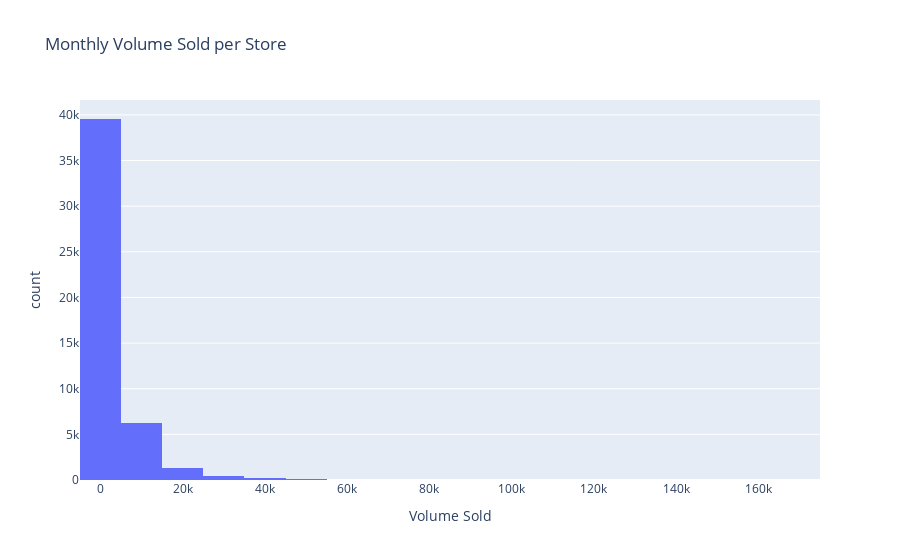

The cell this chart's notebook holds for it:
### Code cell
fig = px.histogram(store_nu_q_g.sum().reset_index(), 
                   x='Volume Sold', nbins=30, title='Monthly Volume Sold per Store')
fig

### Figure 1 — Plotly figure (JSON) as saved in the notebook; plotly's stock layout.template omitted (floating-point values rounded to 4 significant figures; data arrays with more than 128 entries replaced by an {"elided": "..."} marker saying what was removed)
{"data": [{"alignmentgroup": "True", "bingroup": "x", "hovertemplate": "Volume Sold=%{x}<br>count=%{y}<extra></extra>", "legendgroup": "", "marker": {"color": "#636efa"}, "name": "", "nbinsx": 30, "offsetgroup": "", "orientation": "v", "showlegend": false, "type": "histogram", "x": {"elided": "48102 float values"}, "xaxis": "x", "yaxis": "y"}], "layout": {"barmode": "relative", "legend": {"tracegroupgap": 0}, "title": {"text": "Monthly Volume Sold per Store"}, "xaxis": {"anchor": "y", "domain": [0, 1], "title": {"text": "Volume Sold"}}, "yaxis": {"anchor": "x", "domain": [0, 1], "title": {"text": "count"}}}}
